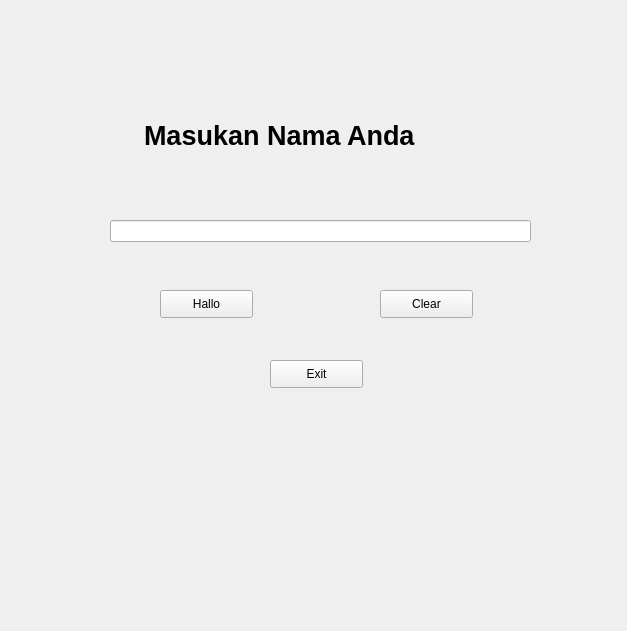
<?xml version="1.0" encoding="UTF-8"?>
<ui version="4.0">
 <class>Form</class>
 <widget class="QWidget" name="Form">
  <property name="geometry">
   <rect>
    <x>0</x>
    <y>0</y>
    <width>627</width>
    <height>631</height>
   </rect>
  </property>
  <property name="windowTitle">
   <string>Form</string>
  </property>
  <widget class="QLabel" name="label">
   <property name="geometry">
    <rect>
     <x>144</x>
     <y>110</y>
     <width>361</width>
     <height>51</height>
    </rect>
   </property>
   <property name="font">
    <font>
     <pointsize>20</pointsize>
     <weight>75</weight>
     <bold>true</bold>
    </font>
   </property>
   <property name="text">
    <string>Masukan Nama Anda</string>
   </property>
  </widget>
  <widget class="QLineEdit" name="namaEdit">
   <property name="geometry">
    <rect>
     <x>110</x>
     <y>220</y>
     <width>421</width>
     <height>22</height>
    </rect>
   </property>
  </widget>
  <widget class="QPushButton" name="hallo">
   <property name="geometry">
    <rect>
     <x>160</x>
     <y>290</y>
     <width>93</width>
     <height>28</height>
    </rect>
   </property>
   <property name="text">
    <string>Hallo</string>
   </property>
  </widget>
  <widget class="QPushButton" name="clear">
   <property name="geometry">
    <rect>
     <x>380</x>
     <y>290</y>
     <width>93</width>
     <height>28</height>
    </rect>
   </property>
   <property name="text">
    <string>Clear</string>
   </property>
  </widget>
  <widget class="QPushButton" name="keluar">
   <property name="geometry">
    <rect>
     <x>270</x>
     <y>360</y>
     <width>93</width>
     <height>28</height>
    </rect>
   </property>
   <property name="text">
    <string>Exit</string>
   </property>
  </widget>
 </widget>
 <resources/>
 <connections/>
</ui>
